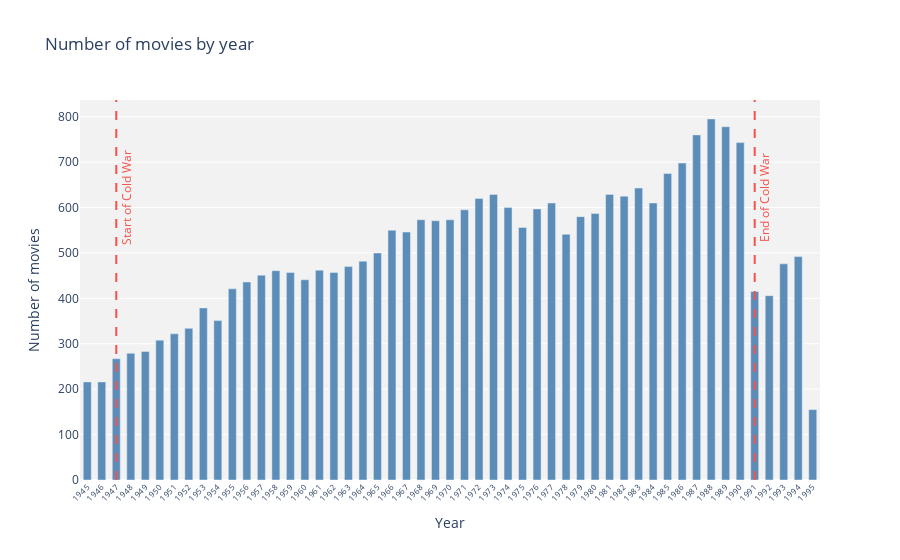

Notebook cell for this chart:
### Code cell
year_counts = movies.groupby("release_date").size()
fig = go.Figure(data=[go.Bar(x=year_counts.index, 
                            y=year_counts.values, 
                            width=0.55, 
                            marker_color=COLOR_SCALE[5], 
                            hovertemplate="Year: %{x}<br>No. of movies: %{y}<extra></extra>")])

fig.update_layout(title="Number of movies by year", xaxis_title="Year", yaxis_title="Number of movies", plot_bgcolor="#F2F2F2")

fig.update_xaxes(tickangle=-45, tickvals=list(year_counts.index), tickfont=dict(size=8))

# add some marker to show start of cold war and end of cold war
fig.add_vline(x=1947, line_dash="dash", line_color=COLOR_SCALE[1])
fig.add_vline(x=1991, line_dash="dash", line_color=COLOR_SCALE[1])


fig.add_annotation(
    x=1947, y = 600,
    text="Start of Cold War",
    font=dict(color=COLOR_SCALE[1], size=12),
    showarrow=False,
    yanchor='middle',
    xshift=10, yshift=10,
    textangle=-90  
)

fig.add_annotation(
    x=1991, y = 600,
    text="End of Cold War",
    font=dict(color=COLOR_SCALE[1], size=12),
    showarrow=False,
    yanchor='middle',
    xshift=10, yshift=10,
    textangle=-90 
)

fig.write_html(WEB_EXPORT_FOLDER + "nb_movies_by_year.html")
fig.show()

### Figure 1 — Plotly figure (JSON) as saved in the notebook; plotly's stock layout.template omitted (floating-point values rounded to 4 significant figures)
{"data": [{"hovertemplate": "Year: %{x}<br>No. of movies: %{y}<extra></extra>", "marker": {"color": "#5C8DB8"}, "type": "bar", "width": 0.55, "x": [1945, 1946, 1947, 1948, 1949, 1950, 1951, 1952, 1953, 1954, 1955, 1956, 1957, 1958, 1959, 1960, 1961, 1962, 1963, 1964, 1965, 1966, 1967, 1968, 1969, 1970, 1971, 1972, 1973, 1974, 1975, 1976, 1977, 1978, 1979, 1980, 1981, 1982, 1983, 1984, 1985, 1986, 1987, 1988, 1989, 1990, 1991, 1992, 1993, 1994, 1995], "y": [216, 216, 267, 279, 283, 308, 322, 334, 379, 351, 421, 436, 451, 461, 457, 441, 462, 457, 470, 482, 500, 550, 546, 573, 571, 573, 595, 620, 629, 600, 556, 597, 610, 541, 580, 587, 629, 625, 643, 610, 675, 698, 760, 795, 778, 743, 415, 406, 476, 492, 155]}], "layout": {"annotations": [{"font": {"color": "#F7514B", "size": 12}, "showarrow": false, "text": "Start of Cold War", "textangle": -90, "x": 1947, "xshift": 10, "y": 600, "yanchor": "middle", "yshift": 10}, {"font": {"color": "#F7514B", "size": 12}, "showarrow": false, "text": "End of Cold War", "textangle": -90, "x": 1991, "xshift": 10, "y": 600, "yanchor": "middle", "yshift": 10}], "plot_bgcolor": "#F2F2F2", "shapes": [{"line": {"color": "#F7514B", "dash": "dash"}, "type": "line", "x0": 1947, "x1": 1947, "xref": "x", "y0": 0, "y1": 1, "yref": "y domain"}, {"line": {"color": "#F7514B", "dash": "dash"}, "type": "line", "x0": 1991, "x1": 1991, "xref": "x", "y0": 0, "y1": 1, "yref": "y domain"}], "title": {"text": "Number of movies by year"}, "xaxis": {"tickangle": -45, "tickfont": {"size": 8}, "tickvals": [1945, 1946, 1947, 1948, 1949, 1950, 1951, 1952, 1953, 1954, 1955, 1956, 1957, 1958, 1959, 1960, 1961, 1962, 1963, 1964, 1965, 1966, 1967, 1968, 1969, 1970, 1971, 1972, 1973, 1974, 1975, 1976, 1977, 1978, 1979, 1980, 1981, 1982, 1983, 1984, 1985, 1986, 1987, 1988, 1989, 1990, 1991, 1992, 1993, 1994, 1995], "title": {"text": "Year"}}, "yaxis": {"title": {"text": "Number of movies"}}}}
